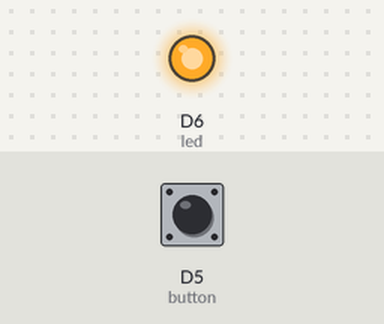
Simulated run of this sketch. Board: ESP8266 (NodeMCU). On the bench: output pins drawn as LEDs (lit = HIGH). The test bench sets the inputs (shaded band); at power-on: D5 (button) HIGH. What the sketch prints to the serial monitor is not drawn.

Above: at 1.2 s.
1.3 s: D5 (button) pulled LOW for 0.15 s
At 2.6 s:
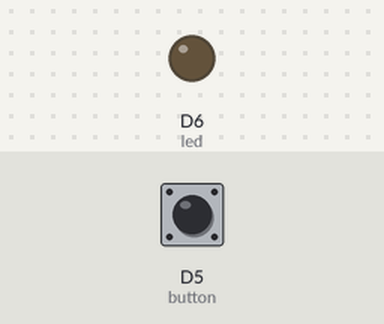
2.9 s: D5 (button) pulled LOW for 1 s
At 5.1 s:
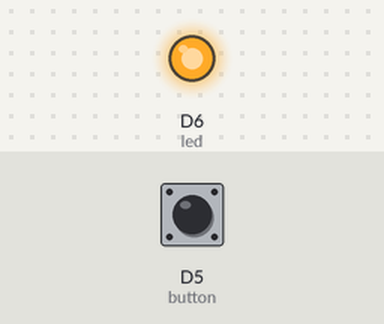
5.4 s: D5 (button) pulled LOW for 3.2 s
At 9.1 s:
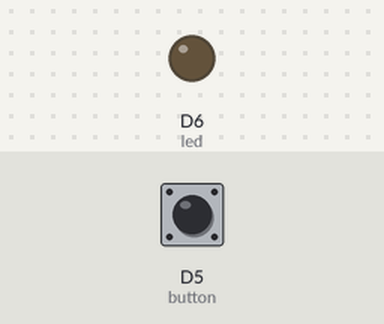
Timing chart, 0 to 10.6 s (numbered marks = the images above; inputs shaded):
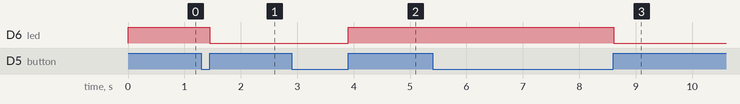

The sketch:

Toggle_Button.ino
```cpp
int button = D5;
int led = D6;
int status = false;

void setup(){
  Serial.begin(9600);
pinMode(led, OUTPUT);
pinMode(button, INPUT_PULLUP); // set the internal pull up resistor, unpressed button is HIGH
}

void loop(){
//a) if the button is not pressed the false status is reversed by !status and the LED turns on
//b) if the button is pressed the true status is reveresed by !status and the LED turns off

if (digitalRead(button) == true) {
status = !status;
digitalWrite(led, status);
Serial.print(status);
} while(digitalRead(button) == true);
delay(50); // keeps a small delay
}
```

Measured:
- after the input at 1.3 s, D6 (led): HIGH → LOW after 0.15 s
- after the input at 2.9 s, D6 (led): LOW → HIGH after 1.0 s
- after the input at 5.4 s, D6 (led): HIGH → LOW after 3.2 s
